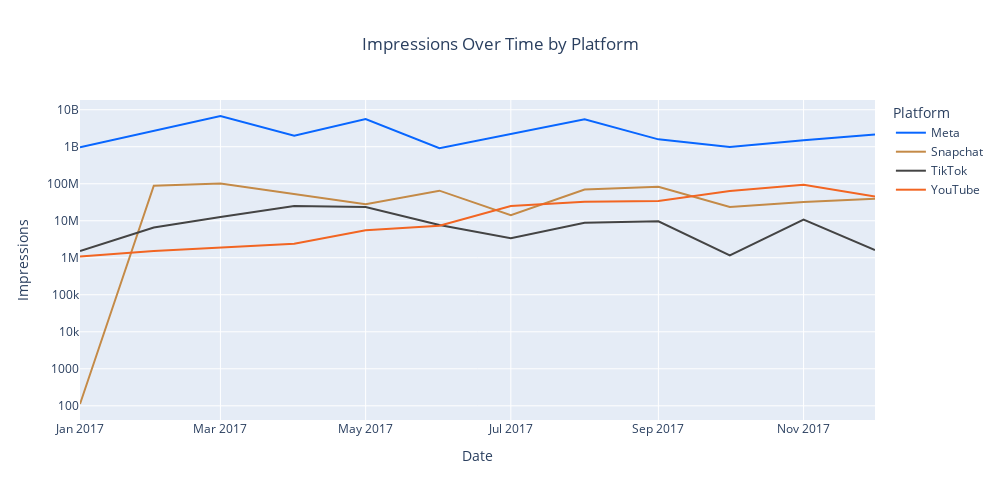

This figure's notebook cell:
### Code cell
import plotly.express as px
import pandas as pd

# month_year column for monthly aggregation
platform_data['month_year'] = platform_data['date'].dt.to_period('M')

# Group by month_year and source, summing impressions
impressions_over_time = platform_data.groupby(['month_year', 'source'])['impressions'].sum().reset_index()

# Convert month_year back to datetime for plotting
impressions_over_time['month_year'] = impressions_over_time['month_year'].dt.to_timestamp()

platform_colors = {
    'Meta': '#0866FF',    
    'YouTube': '#F26522', 
    'TikTok': '#444444',  
    'Snapchat': '#c48a47' 
}

# Line Chart
fig4 = px.line(impressions_over_time, 
               x='month_year', 
               y='impressions', 
               color='source',
               title='Impressions Over Time by Platform',
               labels={'month_year': 'Date', 'impressions': 'Impressions', 'source': 'Platform'},
               log_y=True,
               color_discrete_map=platform_colors) 

fig4.update_layout(title={'x': 0.5}, width=1000, height=500)
fig4.show()

### Figure 1 — Plotly figure (JSON) as saved in the notebook; plotly's stock layout.template omitted (floating-point values rounded to 4 significant figures)
{"data": [{"hovertemplate": "Platform=Meta<br>Date=%{x}<br>Impressions=%{y}<extra></extra>", "legendgroup": "Meta", "line": {"color": "#0866FF", "dash": "solid"}, "marker": {"symbol": "circle"}, "mode": "lines", "name": "Meta", "orientation": "v", "showlegend": true, "type": "scatter", "x": ["2017-01-01T00:00:00", "2017-02-01T00:00:00", "2017-03-01T00:00:00", "2017-04-01T00:00:00", "2017-05-01T00:00:00", "2017-06-01T00:00:00", "2017-07-01T00:00:00", "2017-08-01T00:00:00", "2017-09-01T00:00:00", "2017-10-01T00:00:00", "2017-11-01T00:00:00", "2017-12-01T00:00:00"], "xaxis": "x", "y": [959960298, 2710008527, 6766434763, 1987248086, 5575055065, 913391380, 2217045874, 5520004195, 1581694879, 984589489, 1498628201, 2151094470], "yaxis": "y"}, {"hovertemplate": "Platform=Snapchat<br>Date=%{x}<br>Impressions=%{y}<extra></extra>", "legendgroup": "Snapchat", "line": {"color": "#c48a47", "dash": "solid"}, "marker": {"symbol": "circle"}, "mode": "lines", "name": "Snapchat", "orientation": "v", "showlegend": true, "type": "scatter", "x": ["2017-01-01T00:00:00", "2017-02-01T00:00:00", "2017-03-01T00:00:00", "2017-05-01T00:00:00", "2017-06-01T00:00:00", "2017-07-01T00:00:00", "2017-08-01T00:00:00", "2017-09-01T00:00:00", "2017-10-01T00:00:00", "2017-11-01T00:00:00", "2017-12-01T00:00:00"], "xaxis": "x", "y": [112, 88552124, 102167575, 28010457, 64984360, 14153622, 69612009, 83057126, 23455152, 32114156, 39385535], "yaxis": "y"}, {"hovertemplate": "Platform=TikTok<br>Date=%{x}<br>Impressions=%{y}<extra></extra>", "legendgroup": "TikTok", "line": {"color": "#444444", "dash": "solid"}, "marker": {"symbol": "circle"}, "mode": "lines", "name": "TikTok", "orientation": "v", "showlegend": true, "type": "scatter", "x": ["2017-01-01T00:00:00", "2017-02-01T00:00:00", "2017-03-01T00:00:00", "2017-04-01T00:00:00", "2017-05-01T00:00:00", "2017-06-01T00:00:00", "2017-07-01T00:00:00", "2017-08-01T00:00:00", "2017-09-01T00:00:00", "2017-10-01T00:00:00", "2017-11-01T00:00:00", "2017-12-01T00:00:00"], "xaxis": "x", "y": [1527487, 6533245, 12611424, 24928838, 23592107, 7683375, 3354467, 8863972, 9706822, 1163907, 10811445, 1615237], "yaxis": "y"}, {"hovertemplate": "Platform=YouTube<br>Date=%{x}<br>Impressions=%{y}<extra></extra>", "legendgroup": "YouTube", "line": {"color": "#F26522", "dash": "solid"}, "marker": {"symbol": "circle"}, "mode": "lines", "name": "YouTube", "orientation": "v", "showlegend": true, "type": "scatter", "x": ["2017-01-01T00:00:00", "2017-02-01T00:00:00", "2017-04-01T00:00:00", "2017-05-01T00:00:00", "2017-06-01T00:00:00", "2017-07-01T00:00:00", "2017-08-01T00:00:00", "2017-09-01T00:00:00", "2017-10-01T00:00:00", "2017-11-01T00:00:00", "2017-12-01T00:00:00"], "xaxis": "x", "y": [1083118, 1520837, 2381507, 5566242, 7372813, 25036308, 32459620, 34228532, 63558467, 94313154, 44883494], "yaxis": "y"}], "layout": {"height": 500, "legend": {"title": {"text": "Platform"}, "tracegroupgap": 0}, "title": {"text": "Impressions Over Time by Platform", "x": 0.5}, "width": 1000, "xaxis": {"anchor": "y", "domain": [0, 1], "title": {"text": "Date"}}, "yaxis": {"anchor": "x", "domain": [0, 1], "title": {"text": "Impressions"}, "type": "log"}}}
